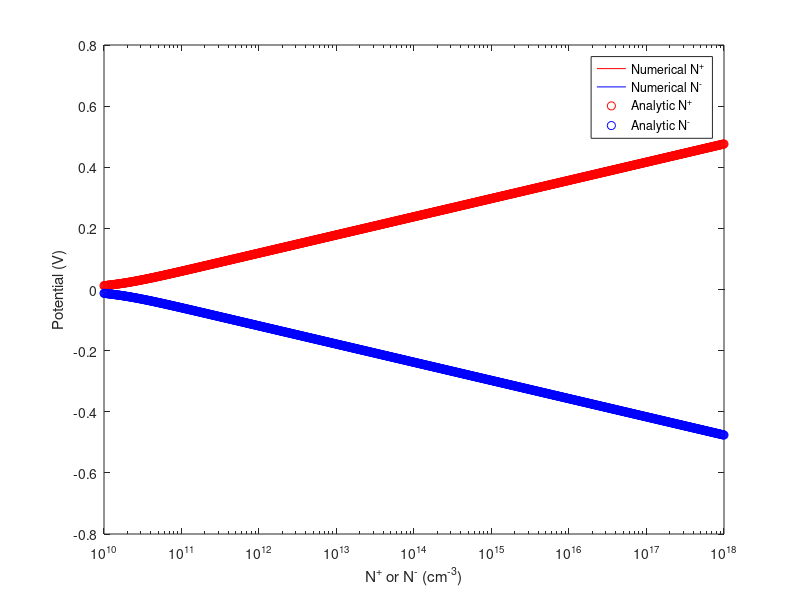
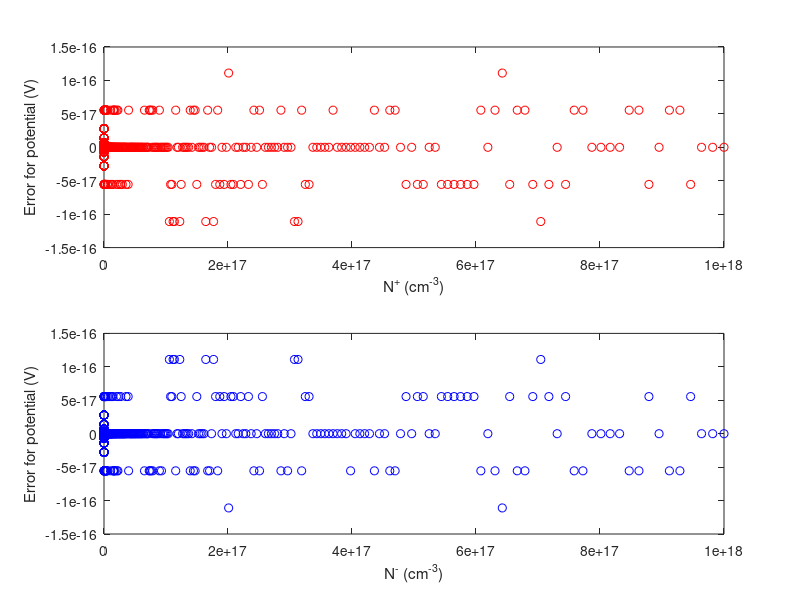

Recreate these plots in MATLAB, in order.
clear all;
clc

q_ele = 1; % elementary charge, [electron coulomb]
k_B= 8.6173303e-5; % Boltzmann constant, [eV/K]
T=300.0; % temperature, % Temp [K]
Volt_Thermal = (k_B*T)/q_ele; % V_Temp [V]
n_int=1.0e10; % Intrinsic carrier density for Si on T=300K, [/cm^3]

Newton_method_Number = 1000;

N = 1000;

Phi_Init = 10; % Initial electrostatic Potential [V]
Final_data = zeros(N,7);

N_acc = logspace(10,18,N);
Final_data(:,1) = N_acc';
% 
%% Numerical solution using Newoton method

for ii = 1:N;
    phi = Phi_Init; % The estimated potential as the statrting point [V]
    ftn_plus =  N_acc(ii) + n_int*(exp(-(phi/Volt_Thermal))) - n_int*(exp((phi/Volt_Thermal)));
    Jaco_ftn_plus = (n_int/Volt_Thermal)*(-exp(-(phi/Volt_Thermal)) - exp((phi/Volt_Thermal)));
    
    Delta_phi =  Jaco_ftn_plus\(-ftn_plus);
    for jj = 1:Newton_method_Number;
        phi = phi + Delta_phi;
        ftn_plus =  N_acc(ii) + n_int*(exp(-(phi/Volt_Thermal))) - n_int*(exp((phi/Volt_Thermal)));
        Jaco_ftn_plus = (n_int/Volt_Thermal)*(-exp(-(phi/Volt_Thermal)) - exp((phi/Volt_Thermal)));
        Delta_phi =  Jaco_ftn_plus\(-ftn_plus);
    end
    
    Final_data(ii,2) = phi;
    Final_data(ii,4) = Delta_phi;
    
    phi = -Phi_Init; % The estimated potential as the statrting point [V]
    ftn_minus =  - N_acc(ii) + n_int*(exp(-(phi/Volt_Thermal))) - n_int*(exp((phi/Volt_Thermal)));
    Jaco_ftn_minus = (n_int/Volt_Thermal)*(-exp(-(phi/Volt_Thermal)) - exp((phi/Volt_Thermal)));
    
    Delta_phi =  Jaco_ftn_minus\(-ftn_minus);
    for kk = 1:Newton_method_Number;
        phi = phi + Delta_phi;
        ftn_minus =  -N_acc(ii) + n_int*(exp(-(phi/Volt_Thermal))) - n_int*(exp((phi/Volt_Thermal)));
        Jaco_ftn_minus = (n_int/Volt_Thermal)*(-exp(-(phi/Volt_Thermal)) - exp((phi/Volt_Thermal)));
        Delta_phi =  Jaco_ftn_minus\(-ftn_minus);
    end
    
    Final_data(ii,3) = phi;
    Final_data(ii,5) = Delta_phi;
end

%% Analytic solution using Newoton method

Anal_phi = zeros(N,3); %
Anal_phi(:,1) = N_acc';

for kk = 1:N;
    Anal_phi(kk,2) = Volt_Thermal*asinh(Anal_phi(kk,1)/(2*n_int));
    Anal_phi(kk,3) = Volt_Thermal*asinh(-Anal_phi(kk,1)/(2*n_int));
end

Final_data(:,4) = Anal_phi(:,2);
Final_data(:,5) = Anal_phi(:,3);

%% Plot

figure(1);
semilogx(Final_data(:,1),Final_data(:,2),'r',Final_data(:,1),Final_data(:,3),'b'); hold on;
semilogx(Final_data(:,1),Final_data(:,4),'o','MarkerEdgeColor',[1 0 0]); hold on;
semilogx(Final_data(:,1),Final_data(:,5),'o','MarkerEdgeColor',[0 0 1]); hold on;
legend('Numerical N^+','Numerical N^-','Analytic N^+','Analytic N^-') 
xlabel('N^+ or N^- (cm^-^3)');
ylabel('Potential (V)');

figure(2)
subplot(2,1,1);
plot(Final_data(:,1),Final_data(:,2)-Final_data(:,4),'o','markersize',6,'markerEdgecolor','r');
xlabel('N^+ (cm^-^3)');
ylabel('Error for potential (V)');

subplot(2,1,2);
plot(Final_data(:,1),Final_data(:,3)-Final_data(:,5),'o','markersize',6,'markerEdgecolor','b');
xlabel('N^- (cm^-^3)');
ylabel('Error for potential (V)');
